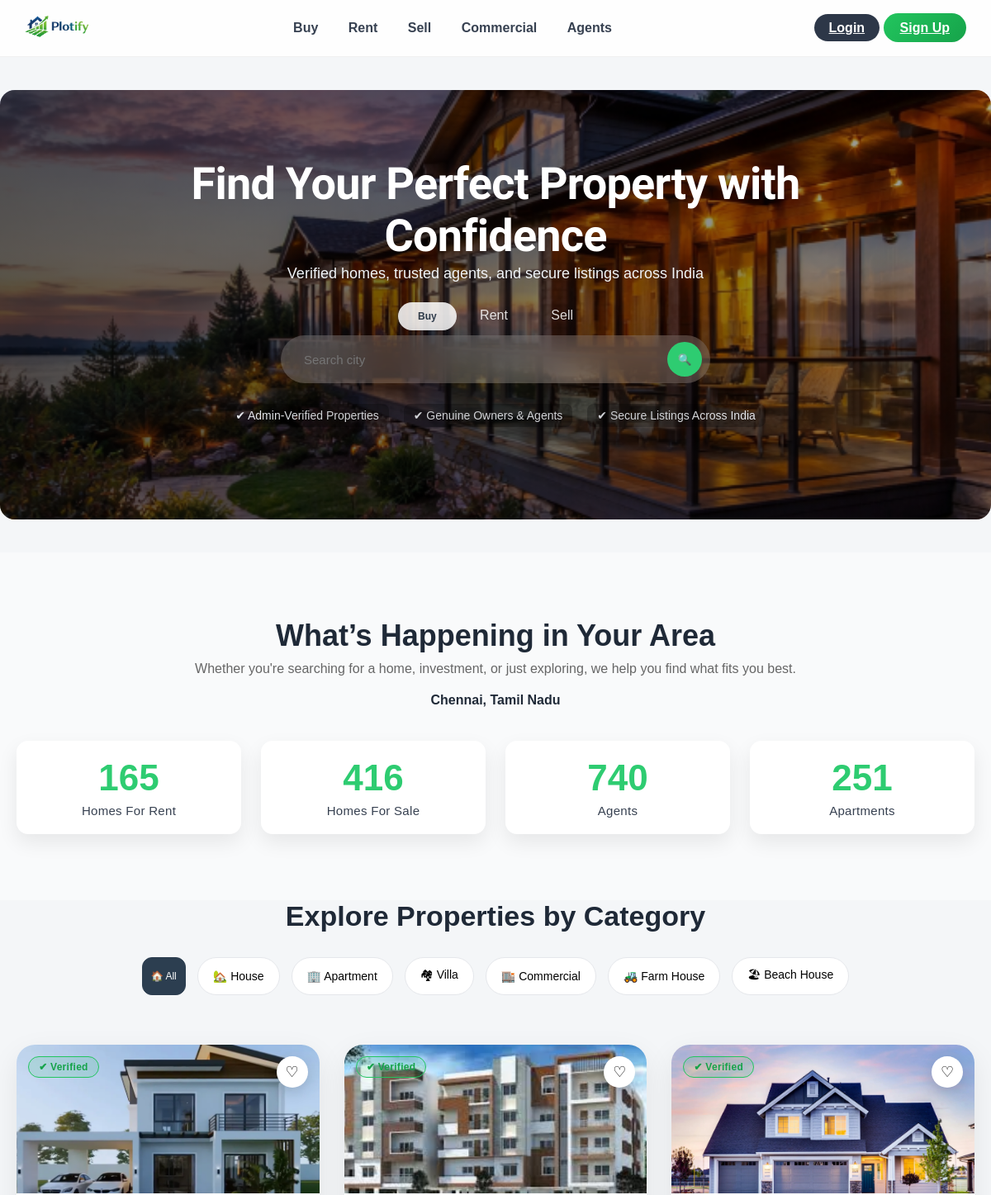
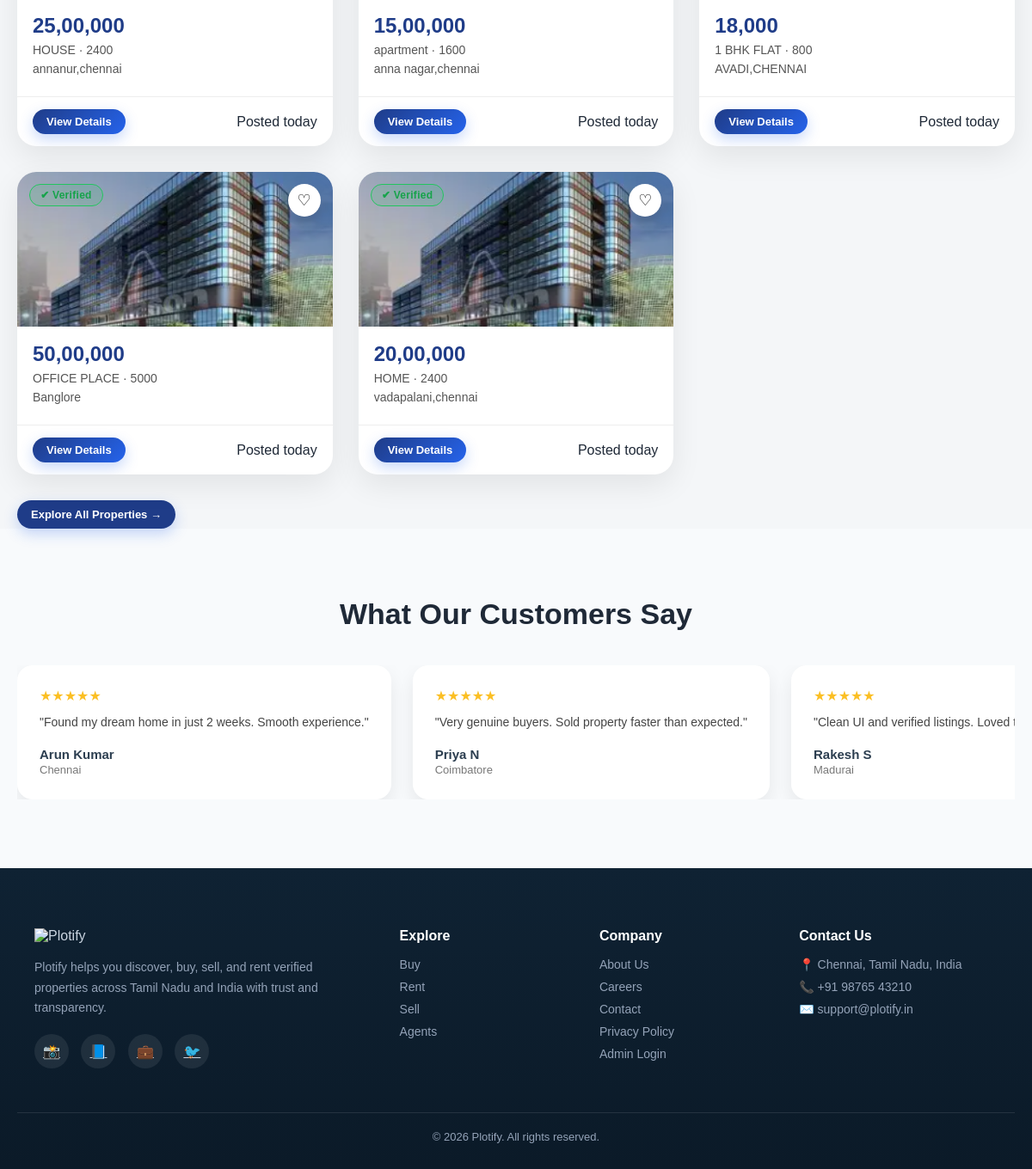
The page / on the database its author committed (2 pictures, top to bottom).
### modules/models.py (models this page shows)
class Property(db.Model):
    __tablename__ = "properties"
    id = db.Column(db.String, primary_key=True, default=lambda: str(uuid.uuid4()))
    title = db.Column(db.String(200))
    price = db.Column(db.String(100))
    category = db.Column(db.String(50))   # Sell / Rent / Commercial
    location = db.Column(db.String(200))
    description = db.Column(db.Text)
    bedrooms = db.Column(db.String(10))
    bathrooms = db.Column(db.String(10))
    area = db.Column(db.String(50))
    type = db.Column(db.String(50))        # House / Apartment / Office
    status = db.Column(db.String(50), default="Ready to Move")
    owner_name = db.Column(db.String(100))
    phone = db.Column(db.String(20))
    email = db.Column(db.String(100))
    image = db.Column(db.String(200))
    posted = db.Column(db.String(50))
    verified = db.Column(db.Boolean, default=True)
    featured = db.Column(db.Boolean, default=False)
    amenities = db.Column(db.Text)
    identity_doc = db.Column(db.String(200))
    ownership_doc = db.Column(db.String(200))
    map_link = db.Column(db.String(300))
    floor = db.Column(db.String(20))
    total_floors = db.Column(db.String(20))
    furnishing = db.Column(db.String(50))
    facing = db.Column(db.String(50))
    user_id = db.Column(db.String, db.ForeignKey("users.id"))

### app.py (the view)
@app.route("/")
def home():
    featured_properties = Property.query.limit(6).all()
    return render_template("buyer/home.html", properties=featured_properties)

### templates/buyer/home.html (shortened to what this page needs)
{% extends 'base.html' %}
{% block content %}
<section class="hero" style="background-image:url('{{ url_for('static', filename='images/hero-home.jpg') }}')">
  <div class="hero-overlay">
    <div class="hero-content">
      <h1 >Find Your Perfect Property with Confidence</h1>
      <p class="hero-sub">
        Verified homes, trusted agents, and secure listings across India
      </p>
      <div class="hero-tabs">
        <a href="/buy" class="active">Buy</a>
        <a href="/rent">Rent</a>
        <a href="/sell">Sell</a>
      </div>
     <form action="/buy" method="GET" class="search-box">
  <input name="location" placeholder="Search city">
  <button type="submit">🔍</button>
    </form>
    <div class="hero-trust">
  <span>✔ Admin-Verified Properties</span>
  <span>✔ Genuine Owners & Agents</span>
  <span>✔ Secure Listings Across India</span>
</div>
    </div>
  </div>
</section>
<section class="area-stats">
  <div class="container">
    <h2 class="area-title">What’s Happening in Your Area</h2>
    <p class="area-desc">
      Whether you're searching for a home, investment, or just exploring,
      we help you find what fits you best.
    </p>
    <p class="area-location">Chennai, Tamil Nadu</p>
   <div class="stats-grid">
  <div class="stat-card">
    <h3 data-value="165">0</h3>
    <p>Homes For Rent</p>
  </div>
  <div class="stat-card">
    <h3 data-value="416">0</h3>
    <p>Homes For Sale</p>
  </div>
  <div class="stat-card">
    <h3 data-value="740">0</h3>
    <p>Agents</p>
  </div>
  <div class="stat-card">
    <h3 data-value="251">0</h3>
    <p>Apartments</p>
  </div>
</div>
  </div>
</section>
<section class="property-section">
  <div class="container">
    <h2 class="section-title">Explore Properties by Category</h2>
    <div class="help-tabs">
      <button class="help-tab active" data-filter="all">🏠 All</button>
      <button class="help-tab" data-filter="house">🏡 House</button>
      <button class="help-tab" data-filter="apartment">🏢 Apartment</button>
      <button class="help-tab" data-filter="villa">🏘 Villa</button>
      <button class="help-tab" data-filter="commercial">🏬 Commercial</button>
      <button class="help-tab" data-filter="farm">🚜 Farm House</button>
      <button class="help-tab" data-filter="beach">🏖 Beach House</button>
    </div>
    <div class="property-grid">
      {% for p in properties %}
      <div class="property-card"
           data-category="{% if 'house' in p.type|lower %}house{% elif 'apartment' in p.type|lower %}apartment{% elif 'villa' in p.type|lower %}villa{% elif 'commercial' in p.type|lower %}commercial{% elif 'farm' in p.type|lower %}farm{% elif 'beach' in p.type|lower %}beach{% else %}other{% endif %}">
        <div class="property-img">
  <img src="{{ url_for('static', filename='uploads/' + (p.image or 'sample-house.jpg')) }}" alt="property">
  {% if p.verified %}
    <span class="badge verified">✔ Verified</span>
  {% else %}
    <span class="badge unverified">⚠ Unverified</span>
  {% endif %}
  <button class="like-btn">♡</button>
</div>
        <div class="property-body">
          <h3 class="price">{{ p.price }}</h3>
          <p class="meta">{{ p.title }} · {{ p.area }}</p>
          <p class="location">{{ p.location }}</p>
        </div>
        <div class="property-footer">
          <a href="{{ url_for('buy.property_details', id=p.id) }}" class="details-btn">
            View Details
          </a>
          <span class="posted">Posted {{ p.posted }}</span>
        </div>
      </div>
      {% endfor %}
    </div>
    <a href="{{ url_for('buy.buy') }}" class="view-btn" style="margin-top:20px; display:inline-block">
      Explore All Properties →
    </a>
  </div>
</section>
<section class="testimonial-section">
  <div class="container">
    <h2 class="section-title">What Our Customers Say</h2>
    <div class="testimonial-slider">
      <div class="testimonial-track">
        <div class="testimonial-card">
          <div class="stars">★★★★★</div>
          <p>"Found my dream home in just 2 weeks. Smooth experience."</p>
          <h4>Arun Kumar</h4>
          <span>Chennai</span>
        </div>
        <div class="testimonial-card">
          <div class="stars">★★★★★</div>
          <p>"Very genuine buyers. Sold property faster than expected."</p>
          <h4>Priya N</h4>
          <span>Coimbatore</span>
        </div>
        <div class="testimonial-card">
          <div class="stars">★★★★★</div>
          <p>"Clean UI and verified listings. Loved the experience."</p>
          <h4>Rakesh S</h4>
          <span>Madurai</span>
        </div>
      </div>
    </div>
  </div>
</section>
{% endblock %}

### templates/base.html (shortened to what this page needs)
<!DOCTYPE html>
<html lang="en">
<head>
  <link rel="stylesheet" href="{{ url_for('static', filename='css/main.css') }}">
  <link rel="stylesheet" href="https://cdnjs.cloudflare.com/ajax/libs/font-awesome/6.5.0/css/all.min.css">
</head>
<body>
<header class="navbar">
  <div class="container nav-inner">
    <a href="{{ url_for('home') }}" class="logo">
      <img src="{{ url_for('static', filename='images/plotify-logo.png') }}" class="logo-img" alt="Plotify">
    </a>
    <nav class="nav-center">
      <a href="{{ url_for('buy.buy') }}">Buy</a>
      <a href="{{ url_for('rent.rent') }}">Rent</a>
      <a href="{{ url_for('sell.sell_property') }}">Sell</a>
      <a href="{{ url_for('commercial.commercial') }}">Commercial</a>
      <a href="{{ url_for('agents.agents') }}">Agents</a>
    </nav>
    <div class="nav-right">
      {% if session.get("user_name") %}
        <span class="user-name">Hi, {{ session.get("user_name") }}</span>
        <a href="{{ url_for('auth.logout') }}" class="logout-btn">Logout</a>
      {% else %}
        <a href="{{ url_for('auth.login') }}" class="login-btn">Login</a>
        <a href="{{ url_for('auth.signup') }}" class="signup-btn">Sign Up</a>
      {% endif %}
    </div>
  </div>
</header>
<main>
  {% block content %}{% endblock %}
</main>
<footer class="site-footer">
  <div class="container footer-grid">
    <div class="footer-brand">
      <img src="{{ url_for('static', filename='images/logo.png') }}" alt="Plotify">
      <p>
        Plotify helps you discover, buy, sell, and rent verified properties
        across Tamil Nadu and India with trust and transparency.
      </p>
      <div class="footer-socials">
        <a href="#" aria-label="Instagram">📸</a>
        <a href="#" aria-label="Facebook">📘</a>
        <a href="#" aria-label="LinkedIn">💼</a>
        <a href="#" aria-label="Twitter">🐦</a>
      </div>
    </div>
    <div class="footer-col">
      <h4>Explore</h4>
      <a href="/buy">Buy</a>
      <a href="/rent">Rent</a>
      <a href="/sell">Sell</a>
      <a href="/agents">Agents</a>
    </div>
    <div class="footer-col">
      <h4>Company</h4>
      <a href="#">About Us</a>
      <a href="#">Careers</a>
      <a href="#">Contact</a>
      <a href="#">Privacy Policy</a>
      <a href="/admin" class="footer-admin">Admin Login</a>
    </div>
    <div class="footer-col">
      <h4>Contact Us</h4>
      <p>📍 Chennai, Tamil Nadu, India</p>
      <p>📞 +91 98765 43210</p>
      <p>✉️ support@plotify.in</p>
    </div>
  </div>
  <div class="footer-bottom">
    © 2026 Plotify. All rights reserved.
  </div>
</footer>
</body>
</html>

### static/css/base.css (style rules this page uses)
:root { --blue: #2C3E50; --green: #2ECC71; --light: #F4F6F8; --dark: #333; --accent: #e63946; }
* { margin: 0; padding: 0; box-sizing: border-box; }
body { font-family: 'Sora', sans-serif; background: #f7f9fc; color: #1f2937; }
* { transition: all 0.25s ease; }
* { margin: 0; padding: 0; box-sizing: border-box; font-family: Arial, sans-serif; }
html, body { width: 100%; background: var(--light); }
.container { max-width: 1200px; margin: auto; padding: 0 20px; }

### static/css/layout.css (style rules this page uses)
.navbar { position: sticky; top: 0; z-index: 999; backdrop-filter: blur(14px); background: rgba(255,255,255,0.85); border-bottom: 1px solid rgba(0,0,0,0.05); }
.nav-inner { display: flex; align-items: center; justify-content: space-between; padding: 14px 30px; max-width: 1200px; margin: auto; }
.logo-img { height: 36px; }
.nav-center a { margin: 0 16px; font-weight: 600; color: #374151; text-decoration: none; position: relative; }
.nav-center a::after { content: ""; position: absolute; left: 0; bottom: -6px; width: 0%; height: 2px; background: #22c55e; transition: 0.3s; }
.login-btn { background: #2d3748; color: white; padding: 8px 18px; border-radius: 30px; font-weight: 600; }
.signup-btn { background: linear-gradient(135deg,#22c55e,#16a34a); color: white; padding: 9px 20px; border-radius: 30px; font-weight: 700; }
.site-footer { background: linear-gradient(180deg, #0f2233, #0b1a28); color: #cbd5e1; padding: 70px 20px 30px; }
.footer-grid { display: grid; grid-template-columns: 2fr 1fr 1fr 1.2fr; gap: 40px; }
.footer-brand img { width: 140px; margin-bottom: 16px; }
.footer-brand p { font-size: 14px; line-height: 1.7; color: #94a3b8; }
.footer-socials { margin-top: 18px; }
.footer-socials a { width: 40px; height: 40px; border-radius: 50%; background: rgba(255,255,255,0.08); display: inline-flex; align-items: center; justify-content: center; color: #cbd5e1; font-size: 16px; margin-right: 10px; transition: all 0.25s ease; }
.footer-col h4 { color: #fff; margin-bottom: 16px; font-size: 16px; }
.footer-col a { display: block; color: #94a3b8; font-size: 14px; margin-bottom: 10px; text-decoration: none; transition: color 0.2s ease; }
.footer-col p { font-size: 14px; margin-bottom: 10px; color: #94a3b8; }
.footer-bottom { margin-top: 50px; padding-top: 20px; border-top: 1px solid rgba(255,255,255,0.1); text-align: center; font-size: 13px; color: #94a3b8; }

### static/css/property.css (style rules this page uses)
.property-grid { display: grid; grid-template-columns: repeat(auto-fill, minmax(300px, 1fr)); gap: 30px; padding: 10px 0; }
.property-card { background: #fff; border-radius: 22px; overflow: hidden; box-shadow: 0 12px 35px rgba(0,0,0,0.08); transition: all 0.35s ease; position: relative; animation: fadeUp 0.6s ease both; }
.property-card img { width: 100%; height: 200px; object-fit: cover; transition: transform 0.5s ease; }
.property-body { padding: 18px; }
.property-body h3 { margin: 0; font-size: 24px; font-weight: 800; color: #1f3c88; }
.property-body p { margin: 6px 0; color: #555; font-size: 14px; }
.property-footer { padding: 14px 18px; border-top: 1px solid #eee; display: flex; justify-content: space-between; align-items: center; }
.view-btn, .details-btn { text-decoration: none; background: linear-gradient(135deg,#1f3c88,#2563eb); color: #fff; padding: 7px 16px; border-radius: 999px; font-size: 13px; font-weight: 600; transition: 0.25s; box-shadow: 0 6px 16px rgba(37,99,235,0.25); }
.badge { position: absolute; top: 10px; left: 10px; padding: 4px 10px; border-radius: 99px; font-size: 11px; font-weight: 600; letter-spacing: 0.3px; }
.badge.verified { background: rgba(34,197,94,0.15); color: #16a34a; border: 1px solid #22c55e; }
.like-btn { position: absolute; top: 14px; right: 14px; width: 38px; height: 38px; border-radius: 50%; border: none; background: #fff; font-size: 18px; box-shadow: 0 6px 18px rgba(0,0,0,0.15); cursor: pointer; }

### static/css/agents.css (style rules this page uses)
.badge.verified { position: absolute; top: 14px; left: 14px; background: rgba(34,197,94,0.12); color: #16a34a; border: 1px solid #22c55e; padding: 5px 12px; border-radius: 999px; font-size: 12px; font-weight: 600; }
.location { font-size: 13px; color: #888; }
.view-btn { background: #1f3c88; color: white; padding: 9px 16px; border-radius: 999px; font-size: 13px; text-decoration: none; font-weight: 600; }

### rows shown on the page
Property: image (picture), verified "✔ Verified", price "25,00,000", title "HOUSE", area "2400", location "annanur,chennai", posted "today"
Property: image (picture), verified "✔ Verified", price "15,00,000", title "apartment", area "1600", location "anna nagar,chennai", posted "today"
Property: image (picture), verified "✔ Verified", price "18,000", title "1 BHK FLAT", area "800", location "AVADI,CHENNAI", posted "today"
Property: image (picture), verified "✔ Verified", price "50,00,000", title "OFFICE PLACE", area "5000", location "Banglore", posted "today"
Property: image (picture), verified "✔ Verified", price "20,00,000", title "HOME", area "2400", location "vadapalani,chennai", posted "today"
